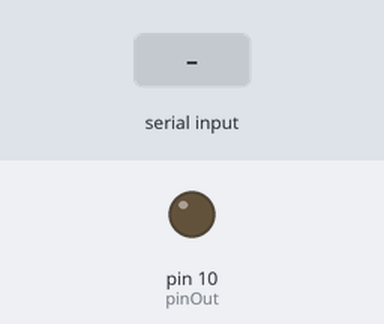
Simulated run of this sketch. Board: Arduino Uno, built with avr-gcc and run on an emulated ATmega328P. On the bench: output pins drawn as LEDs (lit = HIGH). The test bench sets the inputs (shaded band).

Above: at 1.2 s.
1.3 s: byte 30 received over Serial
At 1.7 s:
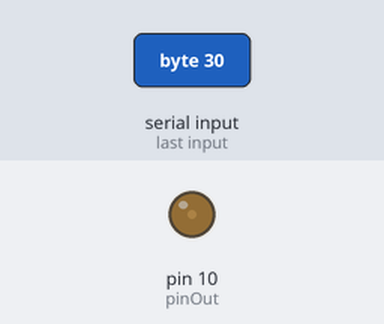
2.8 s: byte 90 received over Serial
At 4.0 s:
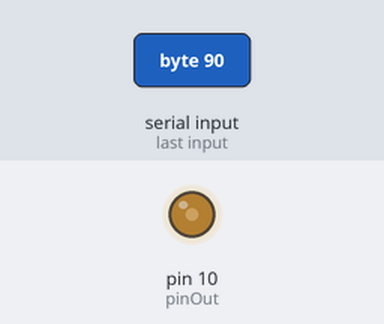
Timing chart, 0 to 5.8 s (numbered marks = the images above; inputs shaded):
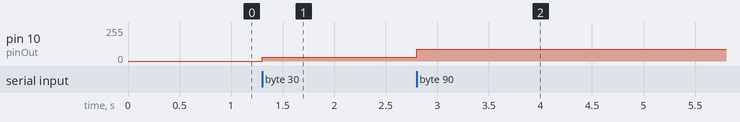

The sketch:

Prototipo1.ino
```cpp
int in = 0;
byte pinOut = 10;

void setup() {
  // inicializar puerto serie
  Serial.begin(9600);
  // preparar output
  pinMode(pinOut, OUTPUT);
}

void loop() {
  // leer dato si disponible
  if(Serial.available()){
    in = Serial.read();
    // escribir en el pin
    analogWrite(pinOut, in);
  }
}
```

Measured:
- after the input at 1.3 s, pin 10 (pinOut): 0/255 → 30/255 at once
- after the input at 2.8 s, pin 10 (pinOut): 30/255 → 90/255 at once
